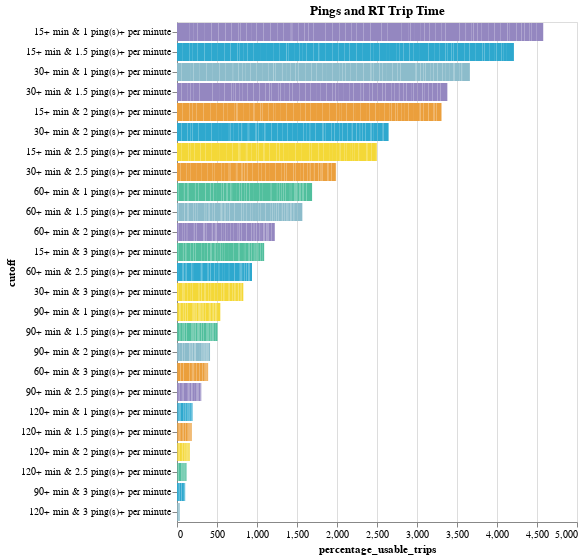

Write notebook code for a chart like this one.
### Code cell
threshold_utils.bar_chart(valid1, "percentage_usable_trips", "cutoff",
['_gtfs_dataset_name','gtfs_dataset_key','n_trips',
 'cutoff', 'percentage_usable_trips'], "Pings and RT Trip Time").add_selection(selection).transform_filter(selection).interactive()

### Figure 1 — Vega-Lite specification as saved in the notebook (floating-point values rounded to 4 significant figures; data arrays with more than 128 entries replaced by an {"elided": "..."} marker saying what was removed)
{"config": {"view": {"continuousWidth": 400, "continuousHeight": 300}}, "data": {"name": "data-bba8c1975812a07f2090b4cb248ac1c5"}, "mark": "bar", "encoding": {"color": {"field": "cutoff", "legend": null, "scale": {"range": ["#2EA8CE", "#EB9F3C", "#F4D837", "#51BF9D", "#8CBCCB", "#9487C0"]}, "type": "nominal"}, "tooltip": [{"field": "_gtfs_dataset_name", "type": "nominal"}, {"field": "gtfs_dataset_key", "type": "nominal"}, {"field": "n_trips", "type": "quantitative"}, {"field": "cutoff", "type": "nominal"}, {"field": "percentage_usable_trips", "type": "quantitative"}], "x": {"field": "percentage_usable_trips", "sort": {"field": "percentage_usable_trips", "order": "descending"}, "type": "quantitative"}, "y": {"field": "cutoff", "sort": {"field": "percentage_usable_trips", "order": "descending"}, "type": "nominal"}}, "selection": {"selector010": {"type": "single", "fields": ["_gtfs_dataset_name"], "bind": {"input": "select", "options": [null, "Antelope Valley Transit Authority Vehicle Positions", "Banning Pass Vehicle Positions", "Bay Area 511 AC Transit Vehicle Position", "Bay Area 511 Caltrain VehiclePositions", "Bay Area 511 County Connection VehiclePositions", "Bay Area 511 Dumbarton Express VehiclePositions", "Bay Area 511 Emery Go-Round VehiclePositions", "Bay Area 511 Fairfield and Suisun Transit Vehicle Positions", "Bay Area 511 Golden Gate Transit Vehicle Positions", "Bay Area 511 MVGO VehiclePositions", "Bay Area 511 Marin VehiclePositions", "Bay Area 511 Muni VehiclePositions", "Bay Area 511 Petaluma VehiclePositions", "Bay Area 511 SamTrans VehiclePositions", "Bay Area 511 San Francisco Bay Ferry VehiclePositions", "Bay Area 511 Santa Clara Transit VehiclePositions", "Bay Area 511 Santa Rosa CityBus VehiclePositions", "Bay Area 511 SolTrans VehiclePositions", "Bay Area 511 Sonoma County Transit Vehicle Positions", "Bay Area 511 Sonoma-Marin Area Rail Transit VehiclePositions", "Bay Area 511 Tri Delta VehiclePositions", "Bay Area 511 Tri-Valley Wheels VehiclePositions", "Bay Area 511 Union City Transit VehiclePositions", "Bay Area 511 Vine Transit VehiclePositions", "Bay Area 511 WestCAT VehiclePositions", "Beach Cities VehiclePositions", "Bear Vehicle Positions", "Big Blue Bus VehiclePositions", "BruinBus Vehicle Positions", "Burbank VehiclePositions", "Commerce VehiclePositions", "Culver City VehiclePositions", "Eastern Sierra Vehicle Positions", "Elk Grove VehiclePositions", "Foothill Vehicle Positions", "Fresno Vehicle Positions", "GET VehiclePositions", "Humboldt Vehicle Positions", "Kings Vehicle Positions", "LA DOT VehiclePositions", "LA Metro Bus Vehicle Positions", "LA Metro Rail Vehicle Positions", "Lake Vehicle Positions", "Long Beach VehiclePositions", "Madera County Connection Vehicle Positions", "Monterey Salinas VehiclePositions", "Nevada County Vehicle Positions", "North County Vehicle Positions", "Norwalk Vehicle Positions", "OCTA VehiclePositions", "Pasadena VehiclePositions", "PresidiGo VehiclePositions", "Redding Vehicle Positions", "Riverside VehiclePositions", "SBMTD VehiclePositions", "San Diego Vehicle Positions", "Santa Clarita VehiclePositions", "Santa Maria Vehicle Positions", "Santa Ynez Vehicle Positions", "StanRTA Vehicle Positions", "Tahoe Transportation Vehicle Positions", "Torrance Swiftly Vehicle Positions", "Torrance Vehicle Positions", "Turlock Vehicle Positions", "Unitrans Vehicle Positions", "VCTC Vehicle Positions", "Victor Valley Vehicle Position", "Visalia VehiclePositions", "WeHo Vehicle Positions", "Yolobus Vehicle Positions"], "labels": ["All", "Antelope Valley Transit Authority Vehicle Positions", "Banning Pass Vehicle Positions", "Bay Area 511 AC Transit Vehicle Position", "Bay Area 511 Caltrain VehiclePositions", "Bay Area 511 County Connection VehiclePositions", "Bay Area 511 Dumbarton Express VehiclePositions", "Bay Area 511 Emery Go-Round VehiclePositions", "Bay Area 511 Fairfield and Suisun Transit Vehicle Positions", "Bay Area 511 Golden Gate Transit Vehicle Positions", "Bay Area 511 MVGO VehiclePositions", "Bay Area 511 Marin VehiclePositions", "Bay Area 511 Muni VehiclePositions", "Bay Area 511 Petaluma VehiclePositions", "Bay Area 511 SamTrans VehiclePositions", "Bay Area 511 San Francisco Bay Ferry VehiclePositions", "Bay Area 511 Santa Clara Transit VehiclePositions", "Bay Area 511 Santa Rosa CityBus VehiclePositions", "Bay Area 511 SolTrans VehiclePositions", "Bay Area 511 Sonoma County Transit Vehicle Positions", "Bay Area 511 Sonoma-Marin Area Rail Transit VehiclePositions", "Bay Area 511 Tri Delta VehiclePositions", "Bay Area 511 Tri-Valley Wheels VehiclePositions", "Bay Area 511 Union City Transit VehiclePositions", "Bay Area 511 Vine Transit VehiclePositions", "Bay Area 511 WestCAT VehiclePositions", "Beach Cities VehiclePositions", "Bear Vehicle Positions", "Big Blue Bus VehiclePositions", "BruinBus Vehicle Positions", "Burbank VehiclePositions", "Commerce VehiclePositions", "Culver City VehiclePositions", "Eastern Sierra Vehicle Positions", "Elk Grove VehiclePositions", "Foothill Vehicle Positions", "Fresno Vehicle Positions", "GET VehiclePositions", "Humboldt Vehicle Positions", "Kings Vehicle Positions", "LA DOT VehiclePositions", "LA Metro Bus Vehicle Positions", "LA Metro Rail Vehicle Positions", "Lake Vehicle Positions", "Long Beach VehiclePositions", "Madera County Connection Vehicle Positions", "Monterey Salinas VehiclePositions", "Nevada County Vehicle Positions", "North County Vehicle Positions", "Norwalk Vehicle Positions", "OCTA VehiclePositions", "Pasadena VehiclePositions", "PresidiGo VehiclePositions", "Redding Vehicle Positions", "Riverside VehiclePositions", "SBMTD VehiclePositions", "San Diego Vehicle Positions", "Santa Clarita VehiclePositions", "Santa Maria Vehicle Positions", "Santa Ynez Vehicle Positions", "StanRTA Vehicle Positions", "Tahoe Transportation Vehicle Positions", "Torrance Swiftly Vehicle Positions", "Torrance Vehicle Positions", "Turlock Vehicle Positions", "Unitrans Vehicle Positions", "VCTC Vehicle Positions", "Victor Valley Vehicle Position", "Visalia VehiclePositions", "WeHo Vehicle Positions", "Yolobus Vehicle Positions"], "name": "Operator"}}, "selector011": {"type": "interval", "bind": "scales", "encodings": ["x", "y"]}}, "title": "Pings and RT Trip Time", "transform": [{"filter": {"selection": "selector010"}}], "$schema": "https://vega.github.io/schema/vega-lite/v4.17.0.json", "datasets": {"data-bba8c1975812a07f2090b4cb248ac1c5": {"elided": "1276 records"}}}
